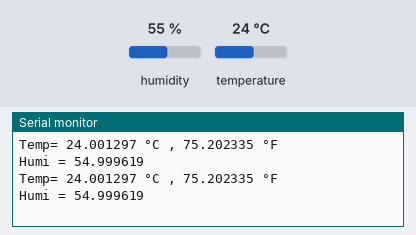
The program below on a simulated ESP32. Shown: the last lines printed to the serial monitor. Wiring (inferred from the names in the program): SHT3x sensor at I2C address 0x44. The test bench sets the inputs (shaded band); at power-on: humidity 55 %, temperature 24 °C.

Above: at 2.8 s.
2.9 s: humidity set to 22 %
At 4.1 s:
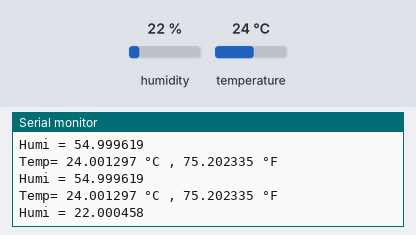
5.1 s: temperature set to 12 °C
At 5.9 s:
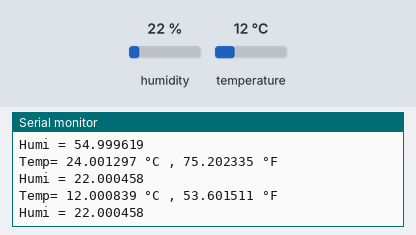
7.3 s: humidity set to 40 %
At 9.6 s:
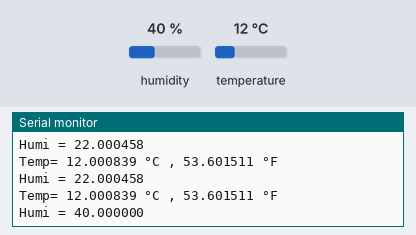
Timing chart, 0 to 11.1 s (numbered marks = the images above; inputs shaded):
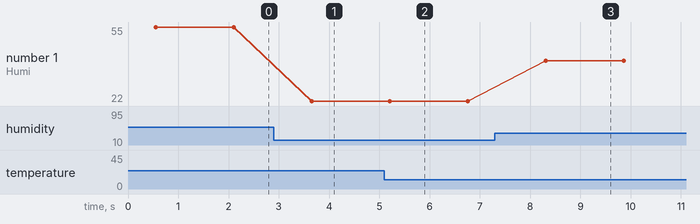

Measured:
- after the input at 2.9 s, the serial monitor: prints a new line after 0.75 s (image 1)
- after the input at 5.1 s, the serial monitor: prints a new line after 0.10 s (image 2)
- after the input at 7.3 s, the serial monitor: prints a new line after 1.0 s (image 3)
- plotted number 1: 55 → 22 after the input at 2.9 s, 22 → 40 after the input at 7.3 s

The program:

main.cpp
```cpp
#include <Arduino.h>
#include <Wire.h>

#define MYI2C_SCL 23
#define MYI2C_SDA 22

#define _address 0x44
TwoWire Wire_SHT3X = TwoWire(0);
unsigned int data[6];

struct Sensor_data{
  double Temp_C;
  double Temp_F;
  double Humi;
}SHT3X;

byte SHT3X_GetData(){
  Wire_SHT3X.beginTransmission(_address);
	// Send measurement command
	Wire_SHT3X.write(0x2C);
	Wire_SHT3X.write(0x06);
	// Stop I2C transmission

	if (Wire_SHT3X.endTransmission()!=0) {
    Serial.println("1");
    return 1;
  }


	delay(500);

	// Request 6 bytes of data
	Wire_SHT3X.requestFrom(_address, 6);

	// Read 6 bytes of data
	// cTemp msb, cTemp lsb, cTemp crc, humidity msb, humidity lsb, humidity crc
	for (int i=0;i<6;i++) {
		data[i]=Wire_SHT3X.read();
	};
	delay(50);

	if (Wire_SHT3X.available()!=0) {
    Serial.println("2");
    return 2;
  }


	// Convert the data
	SHT3X.Temp_C = ((((data[0] * 256.0) + data[1]) * 175) / 65535.0) - 45;
	SHT3X.Temp_F = (SHT3X.Temp_C * 1.8) + 32;
	SHT3X.Humi = ((((data[3] * 256.0) + data[4]) * 100) / 65535.0);

	return 0;
}

void setup() {
  Serial.begin(115200);
  Wire_SHT3X.begin(MYI2C_SDA,MYI2C_SCL);
}

void loop() {
  if(SHT3X_GetData()==0){
    Serial.printf("Temp= %lf °C , %lf °F\r\n",SHT3X.Temp_C,SHT3X.Temp_F);
    Serial.printf("Humi = %lf \r\n",SHT3X.Humi);
    delay(1000);
  }
  // put your main code here, to run repeatedly:
}
```
